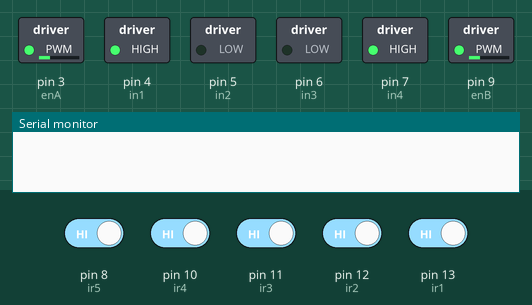
This sketch was run on a simulated Arduino Uno, built with avr-gcc and run on an emulated ATmega328P. Parts: switched loads named in the sketch (green lamp = pin HIGH), the last lines printed to the serial monitor. The test bench sets the inputs (shaded band); at power-on: pin 8 (ir5), pin 10 (ir4), pin 11 (ir3), pin 12 (ir2), pin 13 (ir1) HIGH.

Above: at 1.2 s.
1.3 s: pin 8 (ir5) driven LOW
At 3.2 s:
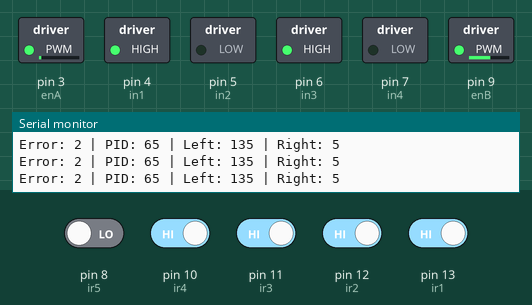
4.3 s: pin 12 (ir2) driven LOW
At 5.5 s:
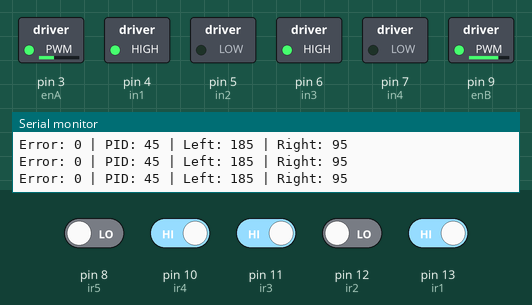
5.8 s: pin 8 (ir5) driven HIGH
At 6.69 s:
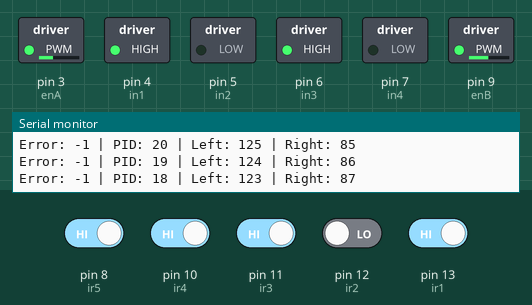
8.8 s: pin 10 (ir4) driven LOW
10.3 s: pin 10 (ir4) driven HIGH
13.3 s: pin 11 (ir3) driven LOW
At 14.1 s:
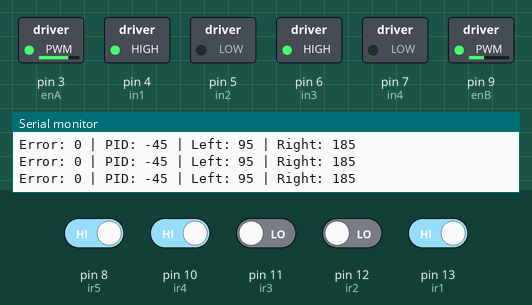
Timing chart, 0 to 15.8 s (numbered marks = the images above; inputs shaded):
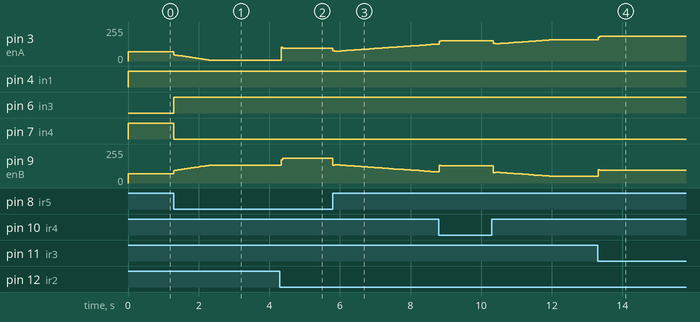

Measured:
- after the input at 1.3 s, pin 3 (enA): moves from 70/255 to 5/255 over 1.0 s, starting at once; pin 6 (in3): LOW → HIGH at once; pin 7 (in4): HIGH → LOW at once; pin 9 (enB): moves from 70/255 to 135/255 over 1.0 s, starting at once
- after the input at 4.3 s, pin 3 (enA): 5/255 → 95/255 at once; pin 9 (enB): 135/255 → 185/255 at once
- after the input at 13.3 s, pin 3 (enA): 160/255 → 185/255 at once; pin 9 (enB): 50/255 → 95/255 at once

The sketch:

LFR_PID_Code.ino
```cpp
// Motor Pins
#define enA 3     // Right Motor Enable Pin
#define in1 4     // Right Motor in1
#define in2 5     // Right Motor in2
#define enB 9     // Left Motor Enable Pin
#define in3 6    // Left Motor in3
#define in4 7    // Left Motor in4

// Sensor Pins (connected to digital pins)
#define ir1 13     // Leftmost Sensor
#define ir2 12     // Left Sensor
#define ir3 11    // Middle Sensor
#define ir4 10    // Right Sensor
#define ir5 8    // Rightmost Sensor

int baseSpeed = 140;
int maxSpeed = 200;

float Kp = 10.0;   // Proportional constant
float Ki = 0.9;   // Integral constant
float Kd = 5.0;   // Derivative constant

int previousError = 0;
float integral = 0;
int lastKnownError = 0;

void setup() {
  pinMode(enA, OUTPUT);
  pinMode(in1, OUTPUT);
  pinMode(in2, OUTPUT);
  pinMode(enB, OUTPUT);
  pinMode(in3, OUTPUT);
  pinMode(in4, OUTPUT);

  pinMode(ir1, INPUT);
  pinMode(ir2, INPUT);
  pinMode(ir3, INPUT);
  pinMode(ir4, INPUT);
  pinMode(ir5, INPUT);

  Serial.begin(9600);
}

void loop() {
  int s1 = digitalRead(ir1) == LOW ?  1 : 0;
  int s2 = digitalRead(ir2) == LOW ?  1 : 0;
  int s3 = digitalRead(ir3) == LOW ?  1 : 0;
  int s4 = digitalRead(ir4) == LOW ?  1 : 0;
  int s5 = digitalRead(ir5) == LOW ?  1 : 0;

  // Calculate error
  int weights[5] = { -2, -1, 0, 1, 2 };
  int error = 0, totalActiveSensors = 0;
  int sensors[5] = { s1, s2, s3, s4, s5 };

  for (int i = 0; i < 5; i++) {
    error += sensors[i] * weights[i];
    totalActiveSensors += sensors[i];
  }

  if (totalActiveSensors == 0) {
    if (lastKnownError < 0) setMotors(-baseSpeed / 2, baseSpeed / 2);
    else if (lastKnownError > 0) setMotors(baseSpeed / 2, -baseSpeed / 2);
    else setMotors(-baseSpeed / 2, baseSpeed / 2);
    return;
  }

  error /= totalActiveSensors;
  lastKnownError = error;

  float proportional = error * Kp;
  integral = constrain(integral + error, -50, 50);
  float integralTerm = integral * Ki;
  float derivative = (error - previousError) * Kd;
  int pid = proportional + integralTerm + derivative;

  previousError = error;

  int dynamicBaseSpeed = map(abs(error), 0, 2, baseSpeed, baseSpeed / 2);
  int leftSpeed = constrain(dynamicBaseSpeed + pid, 0, maxSpeed);
  int rightSpeed = constrain(dynamicBaseSpeed - pid, 0, maxSpeed);

  setMotors(leftSpeed, rightSpeed);

  Serial.print("Error: ");
  Serial.print(error);
  Serial.print(" | PID: ");
  Serial.print(pid);
  Serial.print(" | Left: ");
  Serial.print(leftSpeed);
  Serial.print(" | Right: ");
  Serial.println(rightSpeed);
}

void setMotors(int leftSpeed, int rightSpeed) {
  analogWrite(enA, abs(rightSpeed));
  digitalWrite(in1, rightSpeed > 0 ? HIGH : LOW);
  digitalWrite(in2, rightSpeed > 0 ? LOW : HIGH);

  analogWrite(enB, abs(leftSpeed));
  digitalWrite(in3, leftSpeed > 0 ? HIGH : LOW);
  digitalWrite(in4, leftSpeed > 0 ? LOW : HIGH);
}
```
